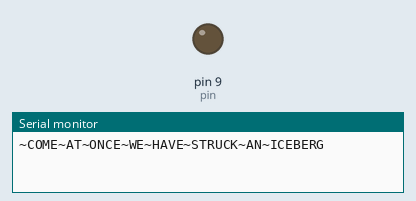
The sketch below on a simulated Arduino Uno, built with avr-gcc and run on an emulated ATmega328P. Shown: output pins drawn as LEDs (lit = HIGH), the last lines printed to the serial monitor.

Above: at 2.5 s.
At 41.15 s:
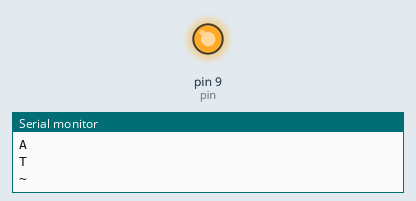
Timing chart, 0 to 41.5 s (numbered marks = the images above):
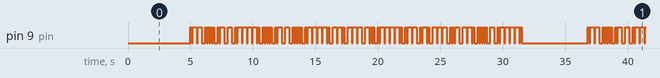

Measured:
- by itself, pin 9 (pin): moves between LOW and HIGH, repeating every 31.8 s
- by itself, everything shown: repeats every 31.8 s, in 148 steps

The sketch:

MorseFlasher.ino
```cpp
// (licence header left out)
//Timer time;
int timeUnit = 100;

//pin 9 for lamp version
int pin=9;
String sentence = "WHAT~HATH~GOD~WROUGHT~"; //"SOS";
String sentence1 = "What hath God wrought";
String sentence2 = "~Come~at~once~We~have~struck~an~iceberg";
int counter=0;

void setup(){
  //time.start();

  sentence.toUpperCase();
  sentence1.toUpperCase();

  sentence2.toUpperCase();
  pinMode(pin, OUTPUT);
  Serial.begin(9600);
  Serial.println(sentence2);
}

void loop(){
  delay(5000);

  //Serial.println(time.get());
  for(int i=0;i<sentence.length();i++){
    if(sentence.charAt(i)==' '){

    }
    else{
      writeCharacter(sentence.charAt(i));//sentence.charAt(0));
    }
  }

}
// dot dash functions adapted from arduino examples at http://arduino.cc/en/Hacking/LibraryTutorial
void dot()
{
  digitalWrite(pin, HIGH);
  delay(timeUnit);
  digitalWrite(pin, LOW);
  delay(timeUnit);
}

void dash()
{
  digitalWrite(pin, HIGH);
  delay(3*timeUnit);
  digitalWrite(pin, LOW);
  delay(timeUnit);
}
//should be 3 units but will follow the end of a dot or dash
void characterSpace(){
  delay(2*timeUnit);
}
void wordSpace(){
  //should be 7 units but will follow the end of a character space
  delay(4*timeUnit);
}

void writeCharacter(char character){
  Serial.println(character);
  switch (character) {
  case 'A':
    //do something when var equals 1
    dot();
    dash();
    characterSpace();
    break;
  case 'B':
    dash();
    dot();
    dot();
    characterSpace();
    break;
  case 'C':
    dash();
    dot();
    dash();
    dot();
    characterSpace();
    break;
  case 'D':
    dash();
    dot();
    dot();
    characterSpace();
    break;
  case 'E':
    dot();
    characterSpace();
    break;
  case 'F':
    dot();
    dot();
    dash();
    dot();
    characterSpace();
    break;
  case 'G':
    dash();
    dash();
    dot();
    characterSpace();
    break;
  case 'H':
    dot();
    dot();
    dot();
    dot();
    characterSpace();
    break;
  case 'I':
    dot();
    dot();
    characterSpace();
    break;
  case 'J':
    dot();
    dash();
    dash();
    dash();
    characterSpace();
    break;
  case 'K':
    dash();
    dot();
    dash();
    characterSpace();
    break;
  case 'L':
    dot();
    dash();
    dot();
    dot();
    characterSpace();
    break;
  case 'M':
    dash();
    dash();
    characterSpace();
    break;
  case 'N':
    dash();
    dot();
    characterSpace();
    break;
  case 'O':
    dash();
    dash();
    dash();
    characterSpace();
    break;
  case 'P':
    dot();
    dash();
    dash();
    dot();
    characterSpace();
    break;
  case 'Q':
    dash();
    dash();
    dot();
    dash();
    characterSpace();
    break;
  case 'R':
    dot();
    dash();
    dot();
    characterSpace();
    break;
  case 'S':
    dot();
    dot();
    dot();
    characterSpace();
    break;
  case 'T':
    dash();
    characterSpace();
    break;
  case 'U':
    dot();
    dot();
    dash();
    characterSpace();
    break;
  case 'V':
    dot();
    dot();
    dot();
    dash();
    characterSpace();
    break;
  case 'W':
    dot();
    dash();
    dash();
    characterSpace();
    break;
  case 'X':
    dash();
    dot();
    dot();
    dash();
    characterSpace();
    break;
  case 'Y':
    dash();
    dot();
    dash();
    dash();
    characterSpace();
    break;
  case 'Z':
    dash();
    dash();
    dot();
    dot();
    characterSpace();
    break;
  case '1':
    dash();
    dot();
    dot();
    characterSpace();
    break;
  case '2':
    dot();
    dot();
    dash();
    dash();
    dash();
    characterSpace();
    break;
  case '3':
    dot();
    dot();
    dot();
    dash();
    dash();
    characterSpace();
    break;
  case '4':
    dot();
    dot();
    dot();
    dot();
    dash();
    characterSpace();
    break;
  case '5':
    dot();
    dot();
    dot();
    dot();
    dot();
    characterSpace();
    break;
  case '6':
    dash();
    dot();
    dot();
    dot();
    dot();
    characterSpace();
    break;
  case '7':
    dash();
    dash();
    dot();
    dot();
    dot();
    characterSpace();
    break;
  case '8':
    dash();
    dash();
    dash();
    dot();
    dot();
    characterSpace();
    break;
  case '9':
    dash();
    dash();
    dash();
    dash();
    dot();
    characterSpace();
    break;
  case '.':
    dot();
    dash();
    dot();
    dash();
    dot();
    dash();
    characterSpace();
    break;
  case ',':
    dash();
    dash();
    dot();
    dot();
    dash();
    dash();
    characterSpace();
    break;
  case '?':
    dot();
    dot();
    dash();
    dash();
    dot();
    dot();
    characterSpace();
    break;
  case '~':
    dot();
    dash();
    dash();
    dash();
    dash();
    dot();
    characterSpace();
    break;
  case '!':
    dash();
    dot();
    dash();
    dot();
    dash();
    dash();
    characterSpace();
    break;

  default:
    int thi = 2;
    break;
    // if nothing else matches, do the default
    // default is optional
  }
}
```

Timer.ino
```cpp
// (licence header left out)
class Timer{
public:
  Timer();
  unsigned long time;
  void start(){
    time=millis();
  }
  unsigned long get(){
    return time-millis();
  }


};
```
